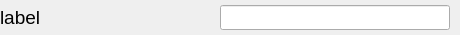
<?xml version="1.0" encoding="UTF-8"?>
<ui version="4.0">
 <class>Frame</class>
 <widget class="QFrame" name="Frame">
  <property name="geometry">
   <rect>
    <x>0</x>
    <y>0</y>
    <width>460</width>
    <height>35</height>
   </rect>
  </property>
  <property name="sizePolicy">
   <sizepolicy hsizetype="Fixed" vsizetype="Fixed">
    <horstretch>0</horstretch>
    <verstretch>0</verstretch>
   </sizepolicy>
  </property>
  <property name="minimumSize">
   <size>
    <width>460</width>
    <height>35</height>
   </size>
  </property>
  <property name="maximumSize">
   <size>
    <width>460</width>
    <height>35</height>
   </size>
  </property>
  <property name="baseSize">
   <size>
    <width>0</width>
    <height>45</height>
   </size>
  </property>
  <property name="windowTitle">
   <string>Frame</string>
  </property>
  <layout class="QHBoxLayout" name="horizontalLayout">
   <property name="spacing">
    <number>0</number>
   </property>
   <property name="leftMargin">
    <number>0</number>
   </property>
   <property name="topMargin">
    <number>0</number>
   </property>
   <property name="rightMargin">
    <number>10</number>
   </property>
   <property name="bottomMargin">
    <number>0</number>
   </property>
   <item>
    <widget class="QLabel" name="label">
     <property name="sizePolicy">
      <sizepolicy hsizetype="Preferred" vsizetype="Preferred">
       <horstretch>0</horstretch>
       <verstretch>0</verstretch>
      </sizepolicy>
     </property>
     <property name="minimumSize">
      <size>
       <width>220</width>
       <height>0</height>
      </size>
     </property>
     <property name="maximumSize">
      <size>
       <width>220</width>
       <height>25</height>
      </size>
     </property>
     <property name="font">
      <font>
       <pointsize>14</pointsize>
      </font>
     </property>
     <property name="text">
      <string>label </string>
     </property>
    </widget>
   </item>
   <item>
    <widget class="QLineEdit" name="text">
     <property name="sizePolicy">
      <sizepolicy hsizetype="Preferred" vsizetype="Preferred">
       <horstretch>0</horstretch>
       <verstretch>0</verstretch>
      </sizepolicy>
     </property>
     <property name="minimumSize">
      <size>
       <width>230</width>
       <height>0</height>
      </size>
     </property>
     <property name="maximumSize">
      <size>
       <width>230</width>
       <height>25</height>
      </size>
     </property>
     <property name="baseSize">
      <size>
       <width>0</width>
       <height>40</height>
      </size>
     </property>
    </widget>
   </item>
  </layout>
 </widget>
 <resources/>
 <connections/>
</ui>
